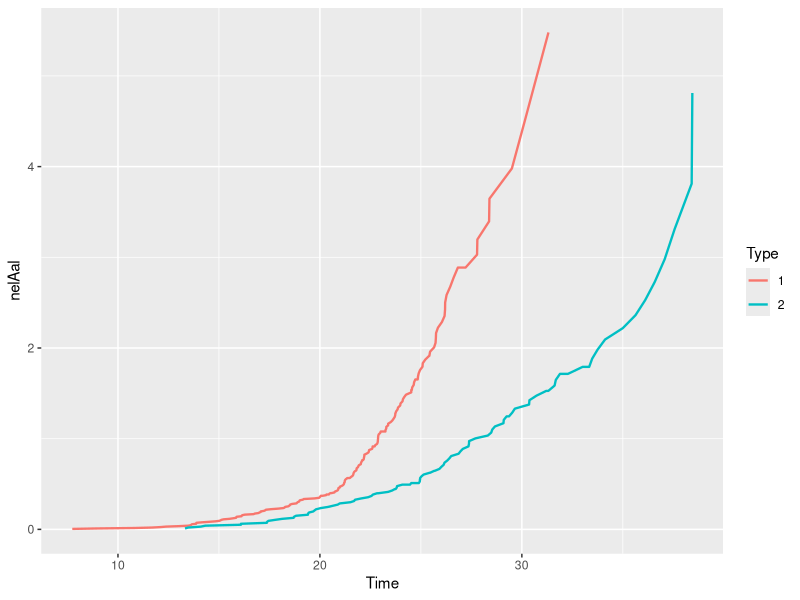
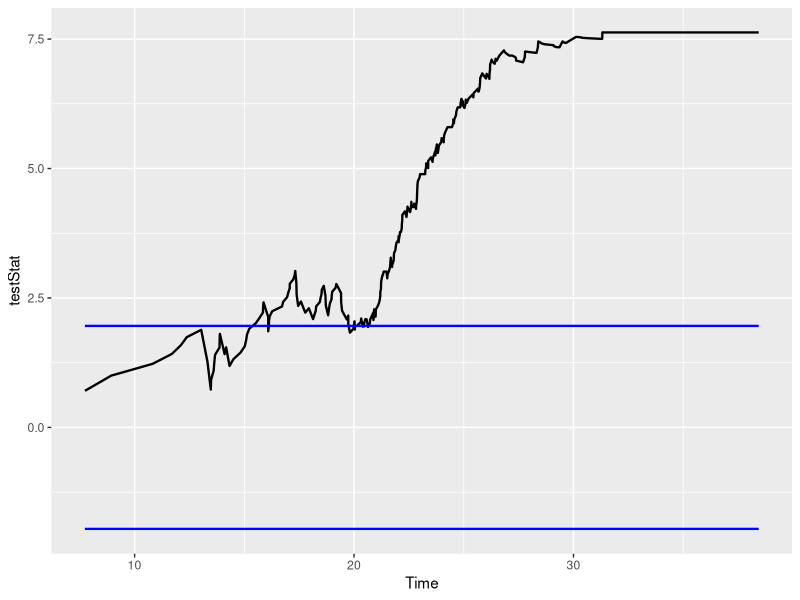
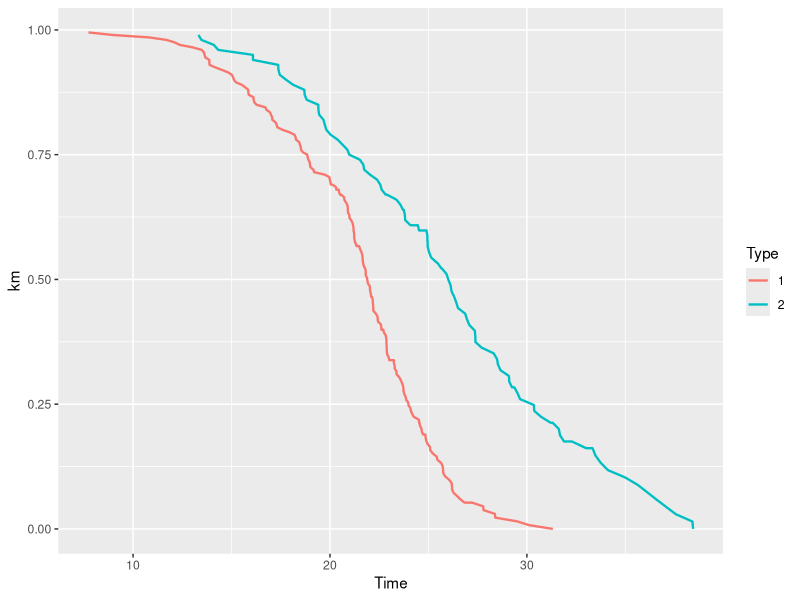
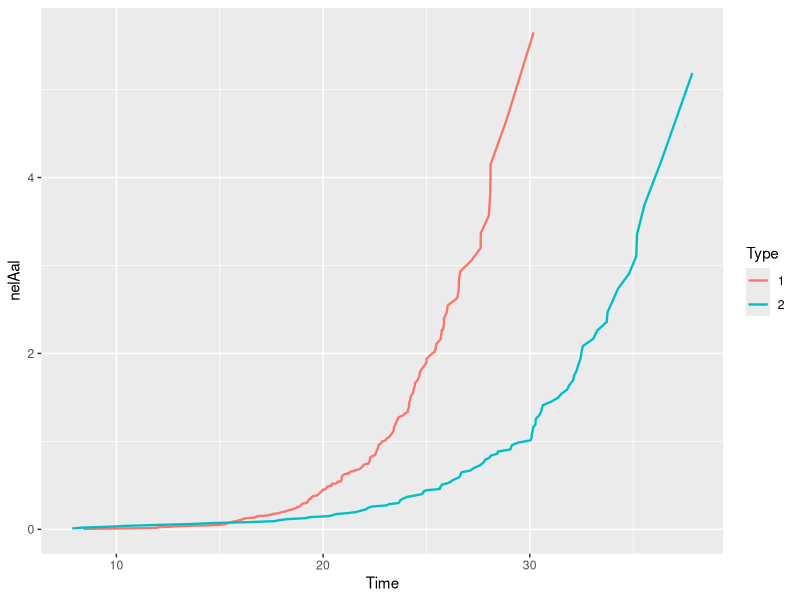
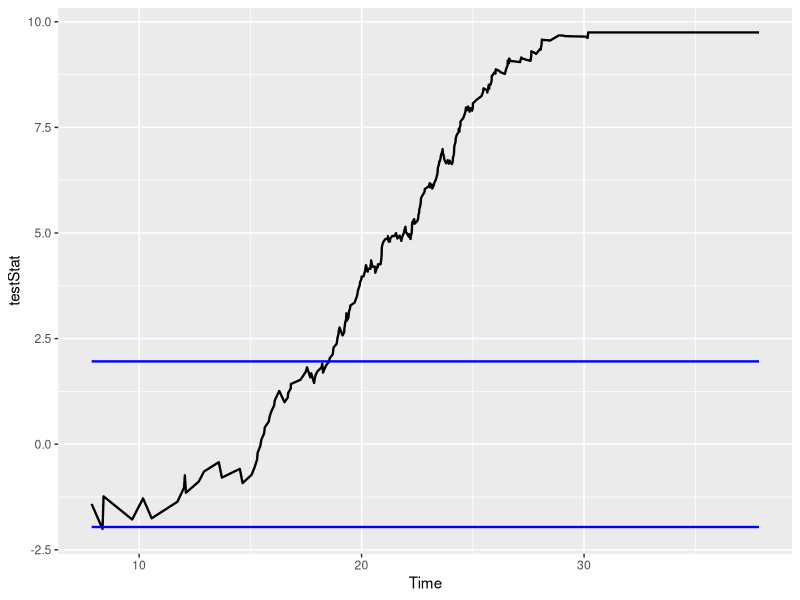
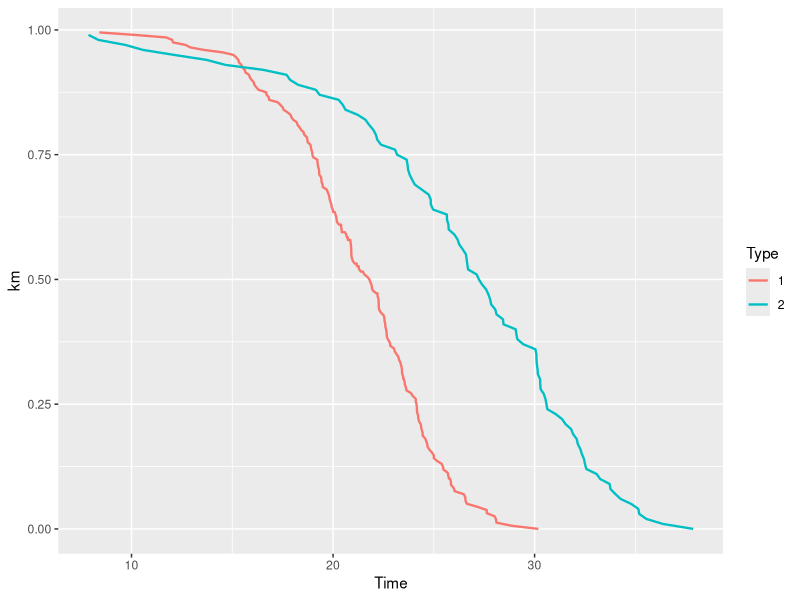

Write the R code that produced these figures, in order.
## ---- chunk 1
suppressPackageStartupMessages(library(tidyverse))
suppressPackageStartupMessages(library(knitr))
suppressPackageStartupMessages(library(survival))
## ---- chunk 2

#Cens Unif(20, 60)

t1 <- cbind(rweibull(200, shape = 5.5, scale = 22.5), rep(1, 200))

t2 <- cbind(rweibull(100, shape = 4.5, scale = 28), rep(2,100))

c <- cbind(runif(300, 20, 60))

times <- rbind(t1, t2) %>%
  cbind(c) %>% 
  data.frame() %>% 
  setNames(c("Time", "Type", "C")) %>% 
  mutate(c = ifelse(Time > C, 1, 0),
         Time = ifelse(Time > C, C, Time),
         d = 1 - c,
         e = c + d) %>% 
  group_by(Type) %>% 
  arrange(Time) %>% 
  mutate(y = cumsum(e %>% rev()) %>% rev(),
         nelAal = cumsum(d/y),
         km = cumprod(1 - d/y)) 


times$Type = as.factor(times$Type)

#Different Nelson-Aalens

times %>%
  ggplot(aes(x = Time, y = nelAal, color = Type)) +
    geom_line(size = 0.8)



#Logrank. Vill vi ha chi2 eller wald-test?

logRankData <- times %>% 
  ungroup() %>% 
  mutate(d1 = ifelse(Type == 1, d, 0),
         d2 = ifelse(Type == 2, d, 0),
         c1 = ifelse(Type == 1, c, 0),
         c2 = ifelse(Type == 2, c, 0),
         e1 = d1 + c1,
         e2 = d2 + c2) %>% 
  mutate(yBoth = cumsum(e %>% rev()) %>% rev(),
         y1 = cumsum(e1 %>% rev()) %>% rev(),
         y2 = cumsum(e2 %>% rev()) %>% rev(),
         Z1 = cumsum(d1) - cumsum(y1*d/yBoth),
         varZ1 = cumsum(y1*y2*d/yBoth^2),
         testStat = Z1/sqrt(varZ1))

logRankData %>% 
  ggplot(aes(x = Time, y = testStat)) +
    geom_line(size = 0.8) +
    geom_line(aes(x = Time, y = -1.96), size = 0.8, color = "blue") +
    geom_line(aes(x = Time, y = 1.96), size = 0.8, color = "blue")

#Kaplan-Meier

times %>% 
  ggplot(aes(x = Time, y = km, color = Type)) +
    geom_line(size = 0.8)
  
#Cox Regression

times$SurvObj <- with(times, Surv(Time, d == 1))

tm <- coxph(SurvObj ~ Type, data = times)

summary(tm)

## ---- chunk 3

t1 <- cbind(rweibull(200, shape = 5.5, scale = 22.5), rep(1, 200), runif(200, 20, 60))

t2 <- cbind(rweibull(100, shape = 4.5, scale = 28), rep(2,100), runif(100, 30, 60))

times <- rbind(t1, t2) %>%
  data.frame() %>% 
  setNames(c("Time", "Type", "C")) %>% 
  mutate(c = ifelse(Time > C, 1, 0),
         Time = ifelse(Time > C, C, Time),
         d = 1 - c,
         e = c + d) %>% 
  group_by(Type) %>% 
  arrange(Time) %>% 
  mutate(y = cumsum(e %>% rev()) %>% rev(),
         nelAal = cumsum(d/y),
         km = cumprod(1 - d/y)) 


times$Type = as.factor(times$Type)

#Different Nelson-Aalens

times %>%
  ggplot(aes(x = Time, y = nelAal, color = Type)) +
    geom_line(size = 0.8)

#Logrank. Vill vi ha chi2 eller wald-test?

logRankData <- times %>% 
  ungroup() %>% 
  mutate(d1 = ifelse(Type == 1, d, 0),
         d2 = ifelse(Type == 2, d, 0),
         c1 = ifelse(Type == 1, c, 0),
         c2 = ifelse(Type == 2, c, 0),
         e1 = d1 + c1,
         e2 = d2 + c2) %>% 
  mutate(yBoth = cumsum(e %>% rev()) %>% rev(),
         y1 = cumsum(e1 %>% rev()) %>% rev(),
         y2 = cumsum(e2 %>% rev()) %>% rev(),
         Z1 = cumsum(d1) - cumsum(y1*d/yBoth),
         varZ1 = cumsum(y1*y2*d/yBoth^2),
         testStat = Z1/sqrt(varZ1))

logRankData %>% 
  ggplot(aes(x = Time, y = testStat)) +
    geom_line(size = 0.8) +
    geom_line(aes(x = Time, y = -1.96), size = 0.8, color = "blue") +
    geom_line(aes(x = Time, y = 1.96), size = 0.8, color = "blue")

#Kaplan-Meier

times %>% 
  ggplot(aes(x = Time, y = km, color = Type)) +
    geom_line(size = 0.8)
  
#Cox Regression

times$SurvObj <- with(times, Surv(Time, d == 1))

tm <- coxph(SurvObj ~ Type, data = times)

summary(tm)
